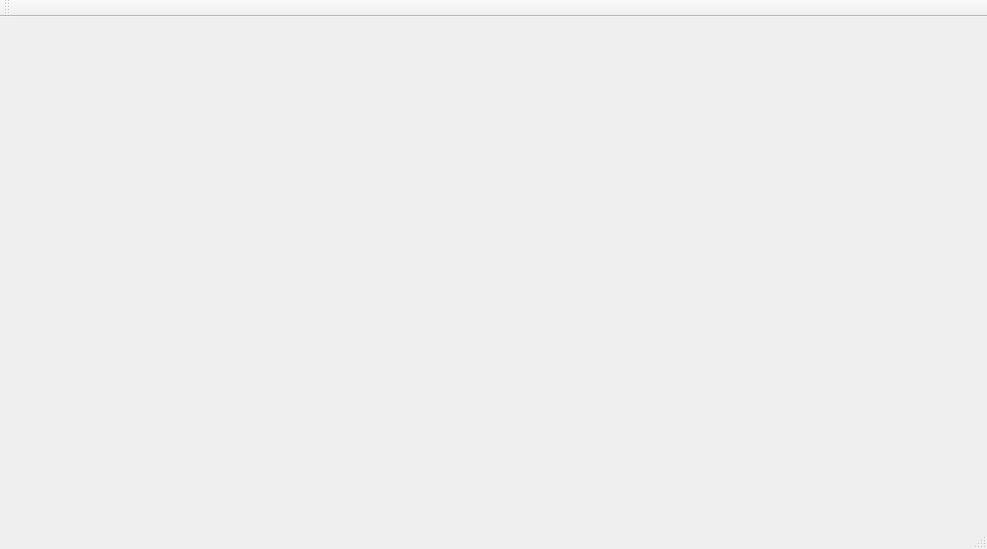
<?xml version="1.0" encoding="UTF-8"?>
<ui version="4.0">
 <class>MainWindow</class>
 <widget class="QMainWindow" name="MainWindow">
  <property name="geometry">
   <rect>
    <x>0</x>
    <y>0</y>
    <width>987</width>
    <height>549</height>
   </rect>
  </property>
  <property name="windowTitle">
   <string>MainWindow</string>
  </property>
  <widget class="QWidget" name="centralWidget"/>
  <widget class="QMenuBar" name="menuBar">
   <property name="geometry">
    <rect>
     <x>0</x>
     <y>0</y>
     <width>987</width>
     <height>26</height>
    </rect>
   </property>
  </widget>
  <widget class="QToolBar" name="mainToolBar">
   <attribute name="toolBarArea">
    <enum>TopToolBarArea</enum>
   </attribute>
   <attribute name="toolBarBreak">
    <bool>false</bool>
   </attribute>
  </widget>
  <widget class="QStatusBar" name="statusBar"/>
 </widget>
 <layoutdefault spacing="6" margin="11"/>
 <resources/>
 <connections/>
</ui>
